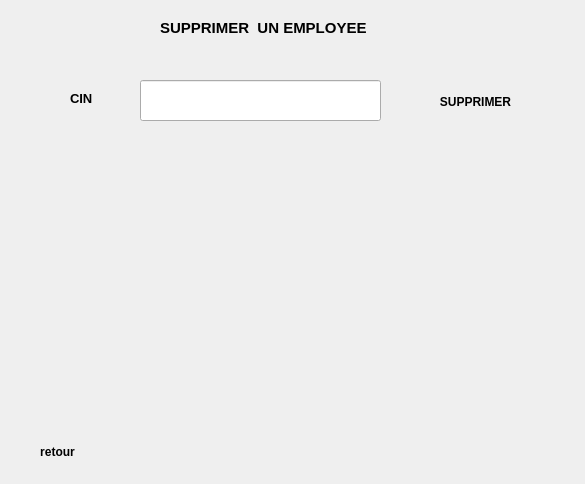
<?xml version="1.0" encoding="UTF-8"?>
<ui version="4.0">
 <class>supprimer_pers</class>
 <widget class="QDialog" name="supprimer_pers">
  <property name="geometry">
   <rect>
    <x>0</x>
    <y>0</y>
    <width>585</width>
    <height>484</height>
   </rect>
  </property>
  <property name="windowTitle">
   <string>Dialog</string>
  </property>
  <widget class="QLabel" name="label">
   <property name="geometry">
    <rect>
     <x>-10</x>
     <y>-10</y>
     <width>601</width>
     <height>501</height>
    </rect>
   </property>
   <property name="text">
    <string/>
   </property>
   <property name="pixmap">
    <pixmap resource="Images.qrc">:/Arriere/images/sup.jpg</pixmap>
   </property>
  </widget>
  <widget class="QLineEdit" name="CIN">
   <property name="geometry">
    <rect>
     <x>140</x>
     <y>80</y>
     <width>241</width>
     <height>41</height>
    </rect>
   </property>
  </widget>
  <widget class="QLabel" name="label_2">
   <property name="geometry">
    <rect>
     <x>70</x>
     <y>90</y>
     <width>31</width>
     <height>16</height>
    </rect>
   </property>
   <property name="font">
    <font>
     <pointsize>10</pointsize>
     <weight>75</weight>
     <bold>true</bold>
    </font>
   </property>
   <property name="text">
    <string>CIN </string>
   </property>
  </widget>
  <widget class="QLabel" name="label_3">
   <property name="geometry">
    <rect>
     <x>160</x>
     <y>20</y>
     <width>221</width>
     <height>16</height>
    </rect>
   </property>
   <property name="font">
    <font>
     <pointsize>11</pointsize>
     <weight>75</weight>
     <bold>true</bold>
    </font>
   </property>
   <property name="text">
    <string>SUPPRIMER  UN EMPLOYEE</string>
   </property>
  </widget>
  <widget class="QPushButton" name="SUPPRIME">
   <property name="geometry">
    <rect>
     <x>420</x>
     <y>90</y>
     <width>111</width>
     <height>23</height>
    </rect>
   </property>
   <property name="font">
    <font>
     <weight>75</weight>
     <bold>true</bold>
    </font>
   </property>
   <property name="text">
    <string>SUPPRIMER</string>
   </property>
   <property name="icon">
    <iconset resource="Images.qrc">
     <normaloff>:/icon/Icon/118.png</normaloff>:/icon/Icon/118.png</iconset>
   </property>
   <property name="iconSize">
    <size>
     <width>25</width>
     <height>25</height>
    </size>
   </property>
   <property name="flat">
    <bool>true</bool>
   </property>
  </widget>
  <widget class="QPushButton" name="retour">
   <property name="geometry">
    <rect>
     <x>20</x>
     <y>440</y>
     <width>75</width>
     <height>23</height>
    </rect>
   </property>
   <property name="font">
    <font>
     <weight>75</weight>
     <bold>true</bold>
    </font>
   </property>
   <property name="text">
    <string>retour</string>
   </property>
   <property name="icon">
    <iconset resource="Images.qrc">
     <normaloff>:/icon/Icon/28.png</normaloff>:/icon/Icon/28.png</iconset>
   </property>
   <property name="iconSize">
    <size>
     <width>25</width>
     <height>25</height>
    </size>
   </property>
   <property name="flat">
    <bool>true</bool>
   </property>
  </widget>
 </widget>
 <resources>
  <include location="Images.qrc"/>
 </resources>
 <connections/>
</ui>
